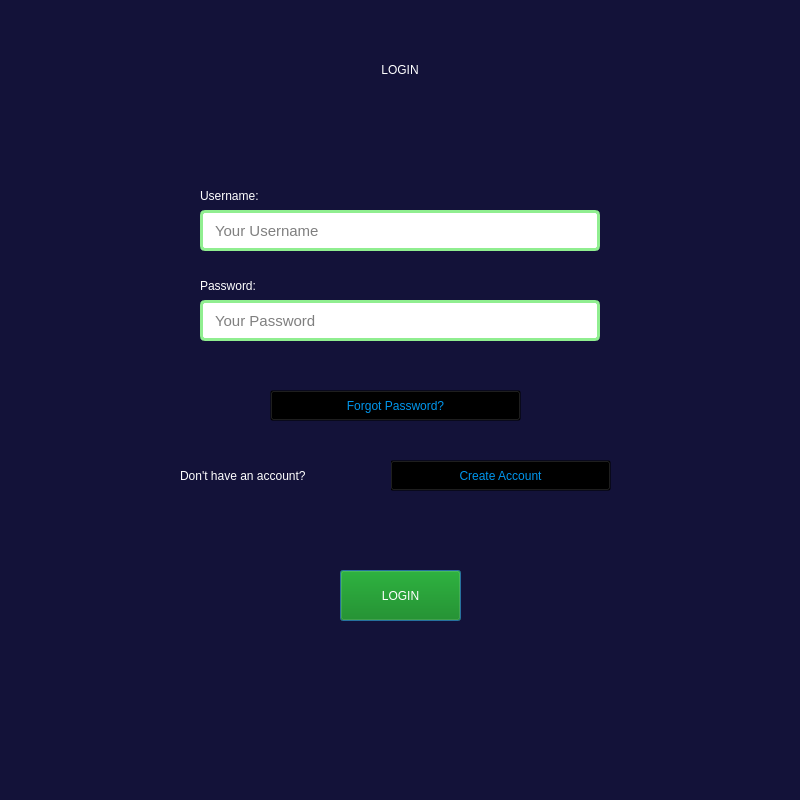
<?xml version="1.0" encoding="UTF-8"?>
<ui version="4.0">
 <class>Dialog</class>
 <widget class="QDialog" name="Dialog">
  <property name="enabled">
   <bool>true</bool>
  </property>
  <property name="geometry">
   <rect>
    <x>0</x>
    <y>0</y>
    <width>800</width>
    <height>800</height>
   </rect>
  </property>
  <property name="minimumSize">
   <size>
    <width>0</width>
    <height>0</height>
   </size>
  </property>
  <property name="windowTitle">
   <string>Dialog</string>
  </property>
  <property name="styleSheet">
   <string notr="true">background-color:#131239</string>
  </property>
  <widget class="QLabel" name="label">
   <property name="geometry">
    <rect>
     <x>250</x>
     <y>40</y>
     <width>300</width>
     <height>60</height>
    </rect>
   </property>
   <property name="styleSheet">
    <string notr="true">font: 36pt &quot;Copperplate Gothic Light&quot;;
color:white;
</string>
   </property>
   <property name="text">
    <string>LOGIN</string>
   </property>
   <property name="alignment">
    <set>Qt::AlignCenter</set>
   </property>
  </widget>
  <widget class="QLabel" name="label2">
   <property name="geometry">
    <rect>
     <x>200</x>
     <y>180</y>
     <width>161</width>
     <height>31</height>
    </rect>
   </property>
   <property name="styleSheet">
    <string notr="true">font: 14pt &quot;Georgia&quot;;
color: white;</string>
   </property>
   <property name="text">
    <string>Username:</string>
   </property>
  </widget>
  <widget class="QLineEdit" name="f_username">
   <property name="geometry">
    <rect>
     <x>200</x>
     <y>210</y>
     <width>400</width>
     <height>41</height>
    </rect>
   </property>
   <property name="font">
    <font>
     <pointsize>11</pointsize>
    </font>
   </property>
   <property name="styleSheet">
    <string notr="true">padding:0px 10px 0px 10px;
border-radius:5px;
border:3px solid lightgreen;
background-color:white;</string>
   </property>
   <property name="placeholderText">
    <string>Your Username</string>
   </property>
  </widget>
  <widget class="QLabel" name="label_3">
   <property name="geometry">
    <rect>
     <x>200</x>
     <y>270</y>
     <width>101</width>
     <height>31</height>
    </rect>
   </property>
   <property name="styleSheet">
    <string notr="true">font: 14pt &quot;Georgia&quot;;
color: white;</string>
   </property>
   <property name="text">
    <string>Password:</string>
   </property>
  </widget>
  <widget class="QLineEdit" name="f_password">
   <property name="geometry">
    <rect>
     <x>200</x>
     <y>300</y>
     <width>400</width>
     <height>41</height>
    </rect>
   </property>
   <property name="font">
    <font>
     <pointsize>11</pointsize>
    </font>
   </property>
   <property name="styleSheet">
    <string notr="true">padding:0px 10px 0px 10px;
border-radius:5px;
border:3px solid lightgreen;
background-color:white;</string>
   </property>
   <property name="text">
    <string/>
   </property>
   <property name="echoMode">
    <enum>QLineEdit::Password</enum>
   </property>
   <property name="placeholderText">
    <string>Your Password</string>
   </property>
  </widget>
  <widget class="QPushButton" name="f_login">
   <property name="geometry">
    <rect>
     <x>340</x>
     <y>570</y>
     <width>121</width>
     <height>51</height>
    </rect>
   </property>
   <property name="cursor">
    <cursorShape>PointingHandCursor</cursorShape>
   </property>
   <property name="styleSheet">
    <string notr="true">font: 16pt &quot;Arial Rounded MT Bold&quot;;
padding:15px;
background-color:green;
color:white;</string>
   </property>
   <property name="text">
    <string>LOGIN</string>
   </property>
  </widget>
  <widget class="QPushButton" name="f_forgot_pass">
   <property name="geometry">
    <rect>
     <x>270</x>
     <y>390</y>
     <width>251</width>
     <height>31</height>
    </rect>
   </property>
   <property name="cursor">
    <cursorShape>PointingHandCursor</cursorShape>
   </property>
   <property name="styleSheet">
    <string notr="true">background-color:transparent;
color:#0096ED;
font: 75 15pt &quot;Courier&quot;;</string>
   </property>
   <property name="text">
    <string>Forgot Password?</string>
   </property>
  </widget>
  <widget class="QPushButton" name="f_goto_signup">
   <property name="geometry">
    <rect>
     <x>390</x>
     <y>460</y>
     <width>221</width>
     <height>31</height>
    </rect>
   </property>
   <property name="cursor">
    <cursorShape>PointingHandCursor</cursorShape>
   </property>
   <property name="styleSheet">
    <string notr="true">background-color:transparent;
color:#0096ED;
font: 75 15pt &quot;Courier&quot;;</string>
   </property>
   <property name="text">
    <string>Create Account</string>
   </property>
  </widget>
  <widget class="QLabel" name="label_2">
   <property name="geometry">
    <rect>
     <x>180</x>
     <y>460</y>
     <width>211</width>
     <height>31</height>
    </rect>
   </property>
   <property name="styleSheet">
    <string notr="true">font: 11pt &quot;Meiryo UI&quot;;
color:white;</string>
   </property>
   <property name="text">
    <string>Don't have an account?</string>
   </property>
  </widget>
  <widget class="QLabel" name="f_responseerror">
   <property name="geometry">
    <rect>
     <x>150</x>
     <y>350</y>
     <width>500</width>
     <height>30</height>
    </rect>
   </property>
   <property name="styleSheet">
    <string notr="true">font: 11pt &quot;Meiryo UI&quot;;
color:red;</string>
   </property>
   <property name="text">
    <string/>
   </property>
   <property name="alignment">
    <set>Qt::AlignCenter</set>
   </property>
  </widget>
 </widget>
 <resources/>
 <connections/>
</ui>
